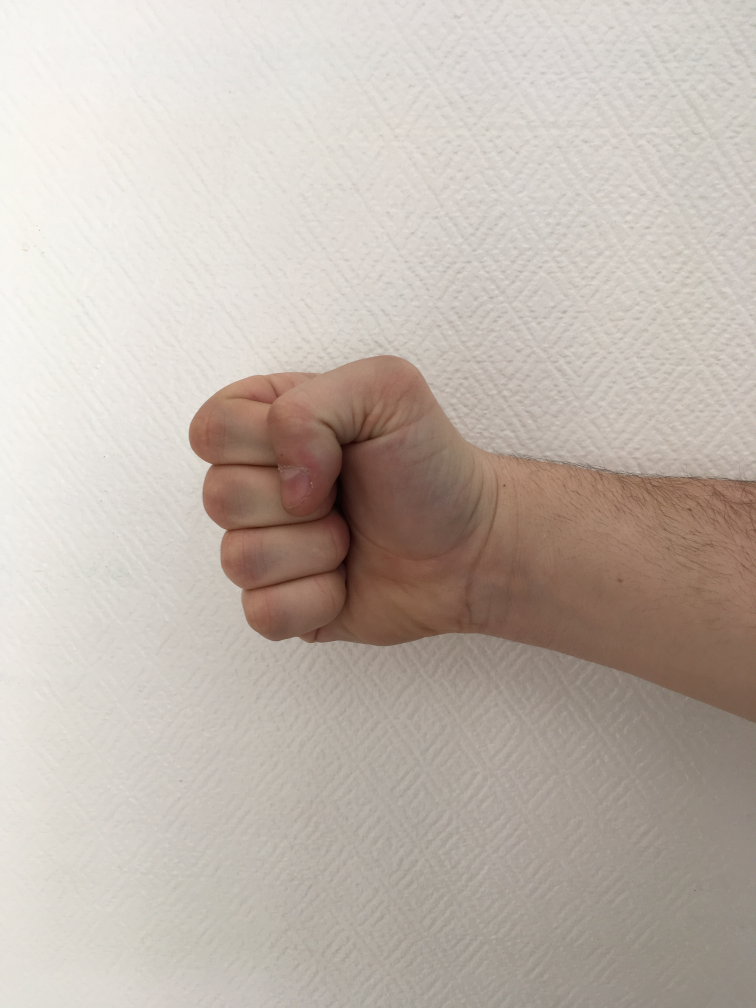
#> input picture fofi projet/cailasse.JPG, 3024 x 4032 px, given in place of camsift_tr2.jpg, which was not available (shown at 1/4 size)
$ python meanshift.py
#> lines starting #> are read from the running program, lines starting #| are printed output that depends on the picture; after the words box and inside, x2 and y2 are one past the last pixel; in counts of white or black regions, pixels touching at a corner belong together; pictures that were not available may be replaced by others from this repository, and a replacement may not be noted
"""
Created on Sun Apr 21 10:45:40 2019

@author: theo*

tentative object tracking using mean shift
"""

import cv2
import numpy as np

video = cv2.VideoCapture("camsift_tr2.jpg") # ce code es fait pour une video pas une iage


_, first_frame = video.read()
#> first_frame is the input picture: shape (4032, 3024, 3); mean B, G, R 173, 181.8, 192.5
x = 300
y = 305
width = 100
height = 115

roi = first_frame[y: y + height, x: x + width]
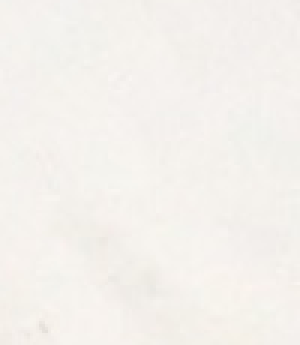
#> roi: shape (115, 100, 3) (shown 3 times larger); mean B, G, R 236.7, 241.2, 244.5
hsv_roi = cv2.cvtColor(roi, cv2.COLOR_BGR2HSV)
#> hsv_roi: shape (115, 100, 3); mean H, S, V 17.6, 7.8, 244.5

roi_hist = cv2.calcHist([hsv_roi], [0], None, [180], [0, 180])
#> roi_hist = 180 values, max 4764 at index 19, min 0 at index 0, mean 63.89
roi_hist = cv2.normalize(roi_hist, roi_hist, 0, 255, cv2.NORM_MINMAX)
#> roi_hist = 180 values, max 255 at index 19, min 0 at index 0, mean 3.42

term_criteria = (cv2.TERM_CRITERIA_EPS | cv2.TERM_CRITERIA_COUNT, 10, 1)

while True:
    _, frame = video.read()
    hsv = cv2.cvtColor(frame, cv2.COLOR_BGR2HSV)
#> hsv: shape (4032, 3024, 3); mean H, S, V 15.8, 31, 192.5
    mask = cv2.calcBackProject([hsv], [0], roi_hist, [0, 180], 1)
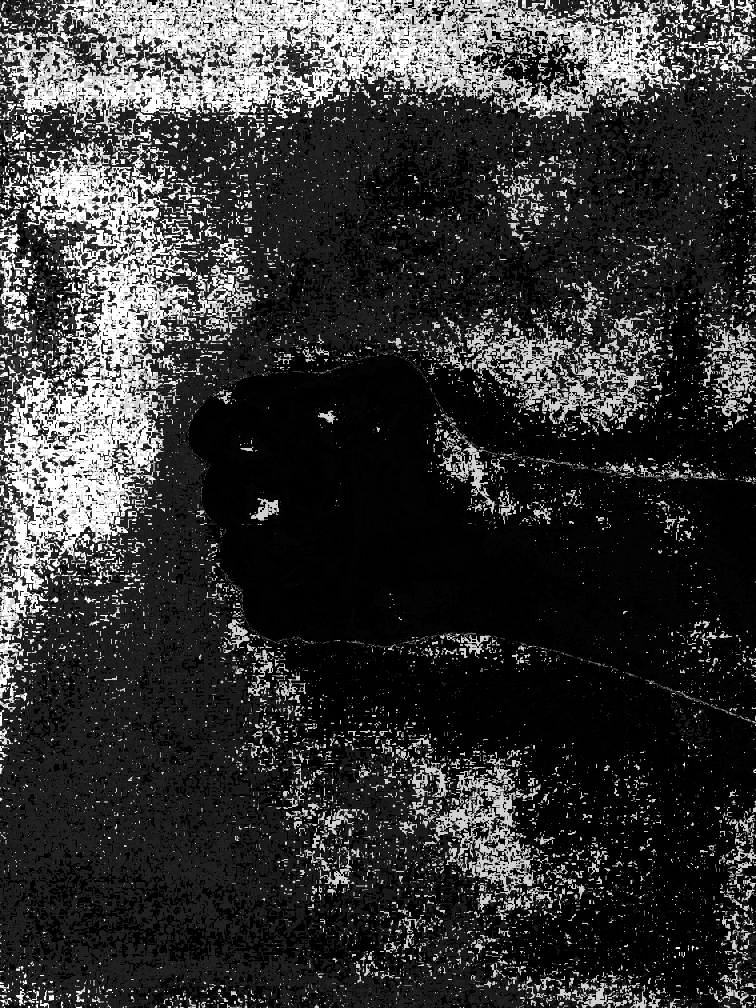
#> mask: shape (4032, 3024) (shown at 1/4 size); min 0, max 255, mean 53.5

    _, track_window = cv2.meanShift(mask, (x, y, width, height), term_criteria)
#> track_window = (300, 296, 100, 115)
    x, y, w, h = track_window
#> x = 300; y = 296; w = 100; h = 115
    cv2.rectangle(frame, (x, y), (x + w, y + h), (0, 255, 0), 2)

    cv2.imshow("Mask", mask)
    cv2.imshow("Frame", frame)

    key = cv2.waitKey(60)
#> (key Esc is pressed here)
    if key == 27:
        break

video.release()
cv2.destroyAllWindows()

$ run again, on fofi projet/camsift_tr2.jpg
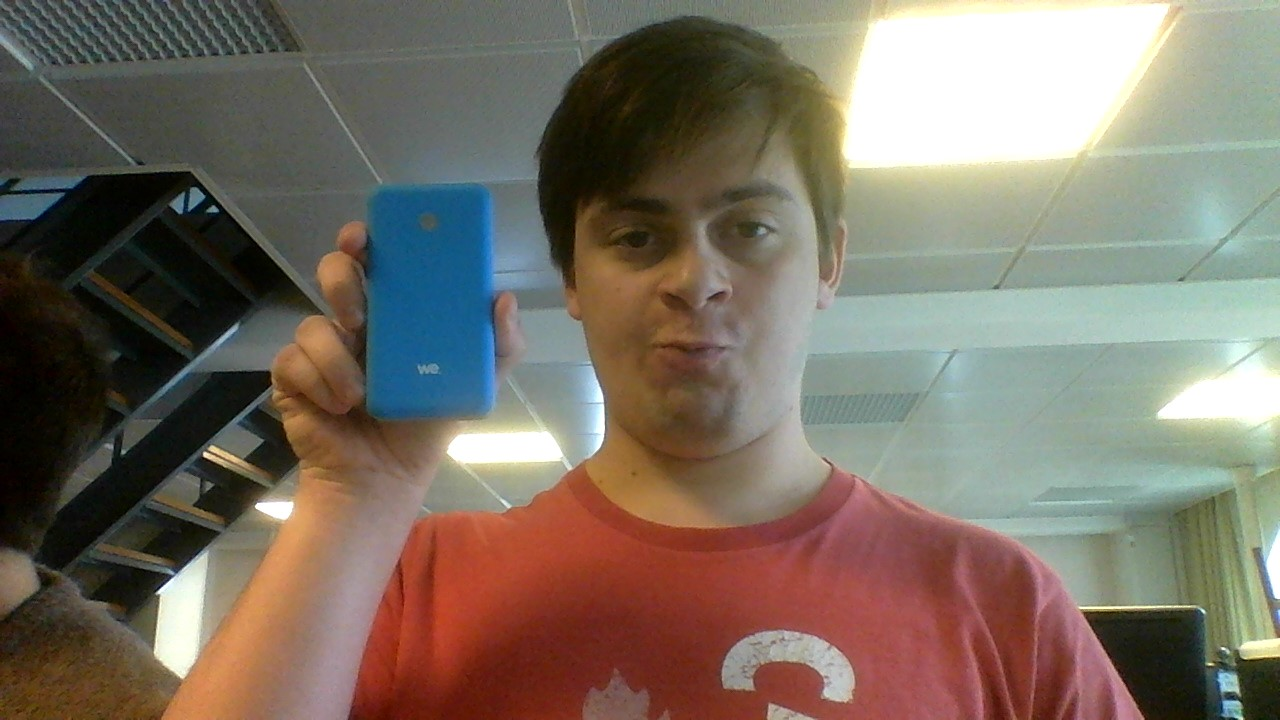
#> input picture fofi projet/camsift_tr2.jpg, 1280 x 720 px
#> first_frame is the input picture: shape (720, 1280, 3); mean B, G, R 100.1, 112.1, 122.1
#> hsv_roi: shape (115, 100, 3); mean H, S, V 43.6, 148.1, 116.4
#> `roi_hist = cv2.calcHist([hsv_roi], [0], None, [180], [0, 180])`: roi_hist = 180 values, max 1533 at index 14, min 0 at index 1, mean 63.89
#> `roi_hist = cv2.normalize(roi_hist, roi_hist, 0, 255, cv2.NORM_MINMAX)`: roi_hist = 180 values, max 255 at index 14, min 0 at index 1, mean 10.63
#> hsv: shape (720, 1280, 3); mean H, S, V 43.6, 86.2, 131.2
#> `mask = cv2.calcBackProject([hsv], [0], roi_hist, [0, 180], 1)`:
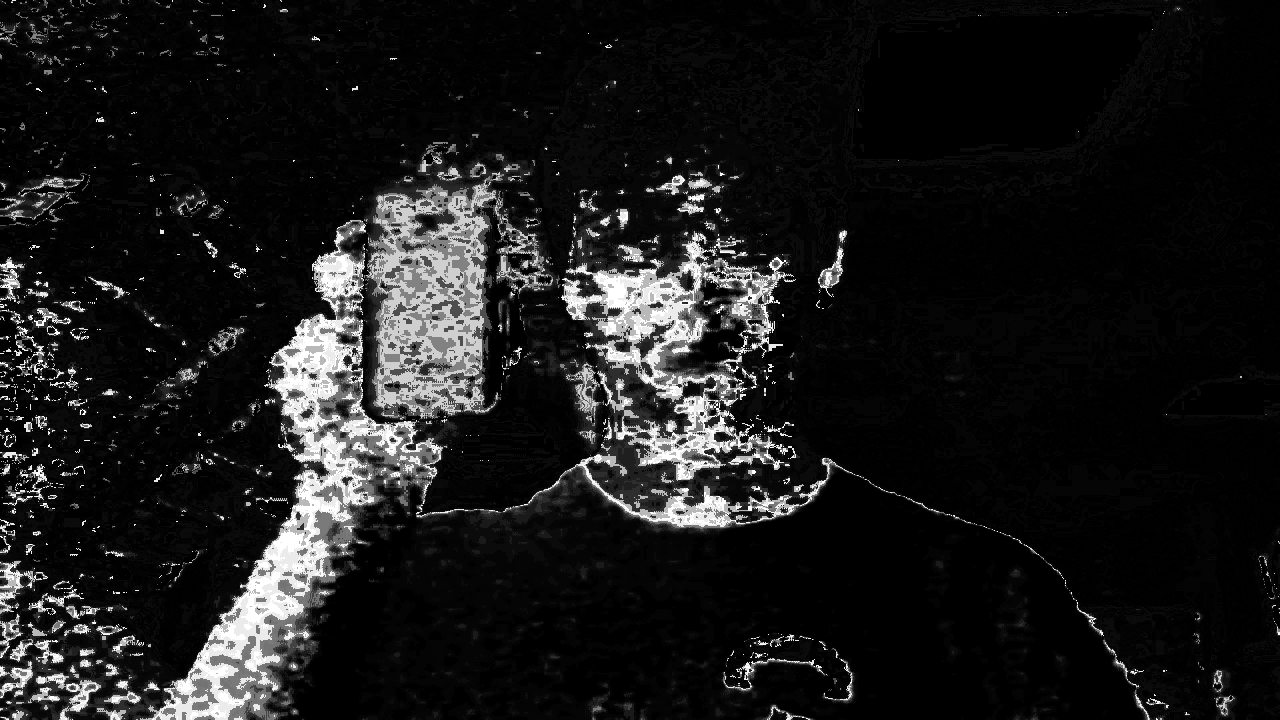
#> mask: shape (720, 1280); min 0, max 255, mean 26.3
#> track_window = (269, 316, 100, 115)
#> x = 269; y = 316; w = 100; h = 115
#> `cv2.rectangle(frame, (x, y), (x + w, y + h), (0, 255, 0), 2)`:
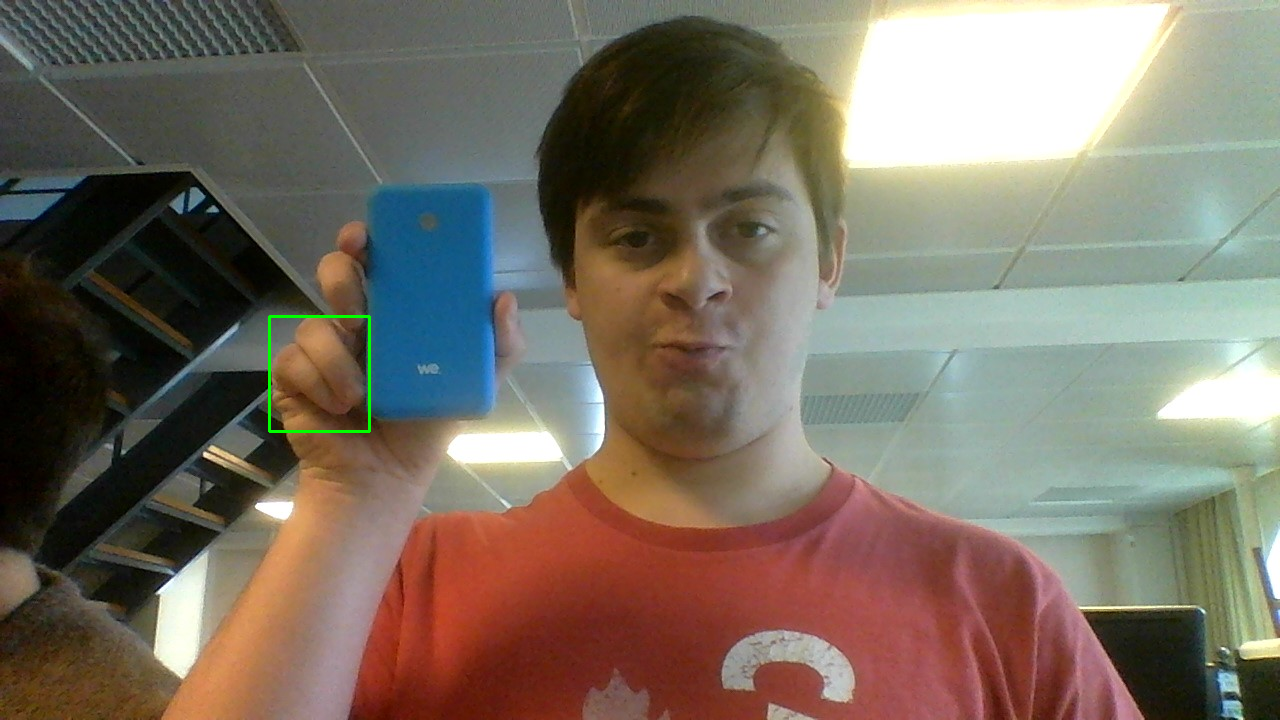
#> frame: shape (720, 1280, 3); 0.14% of pixels changed, all inside (x1, y1, x2, y2) = (268, 315, 371, 433)

$ run again, on fofi projet/coupecoupe.JPG
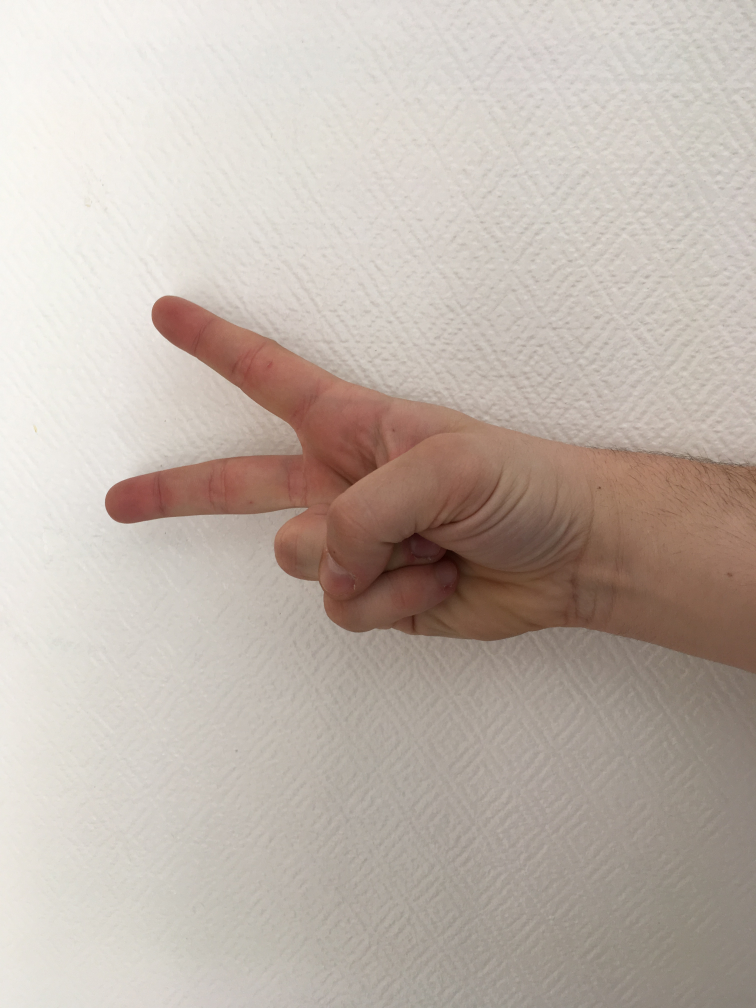
#> input picture fofi projet/coupecoupe.JPG, 3024 x 4032 px, given in place of camsift_tr2.jpg, which was not available (shown at 1/4 size)
#> first_frame is the input picture: shape (4032, 3024, 3); mean B, G, R 171.3, 180.2, 191.7
#> hsv_roi: shape (115, 100, 3); mean H, S, V 19, 7.8, 244.4
#> `roi_hist = cv2.calcHist([hsv_roi], [0], None, [180], [0, 180])`: roi_hist = 180 values, max 6637 at index 19, min 0 at index 1, mean 63.89
#> `roi_hist = cv2.normalize(roi_hist, roi_hist, 0, 255, cv2.NORM_MINMAX)`: roi_hist = 180 values, max 255 at index 19, min 0 at index 1, mean 2.45
#> hsv: shape (4032, 3024, 3); mean H, S, V 15.6, 32.4, 191.7
#> `mask = cv2.calcBackProject([hsv], [0], roi_hist, [0, 180], 1)`:
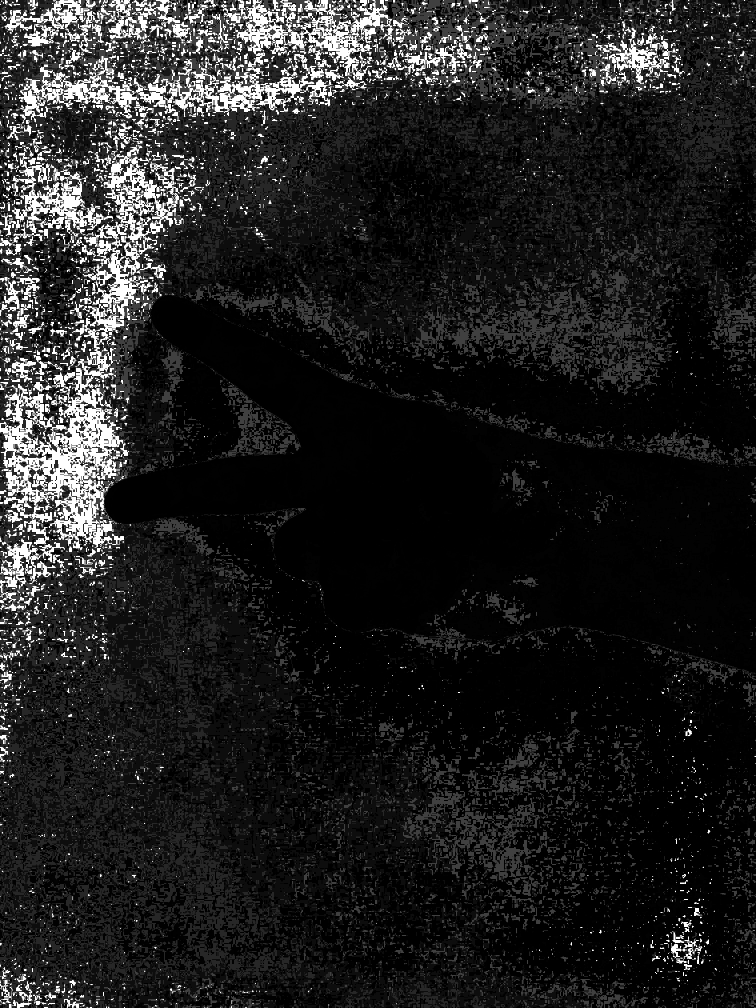
#> mask: shape (4032, 3024) (shown at 1/4 size); min 0, max 255, mean 31.9
#> track_window = (300, 305, 100, 115)
#> x = 300; y = 305; w = 100; h = 115
